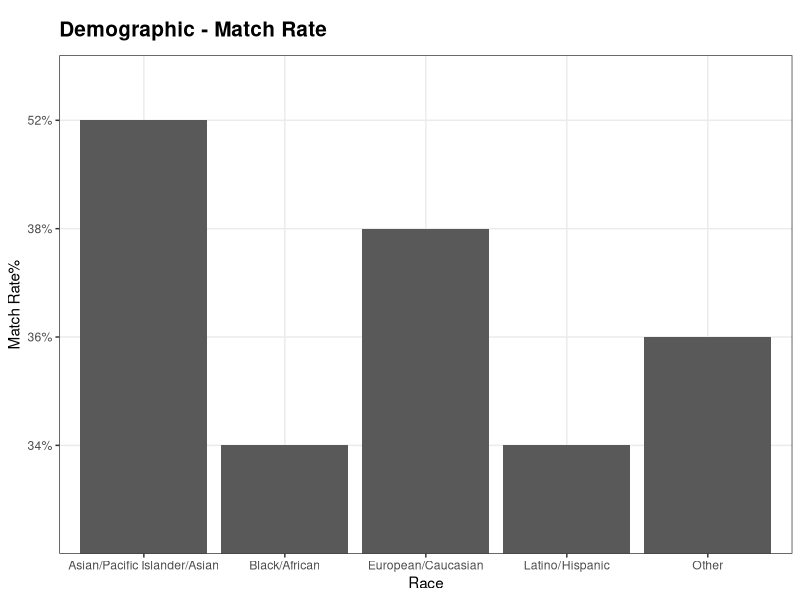
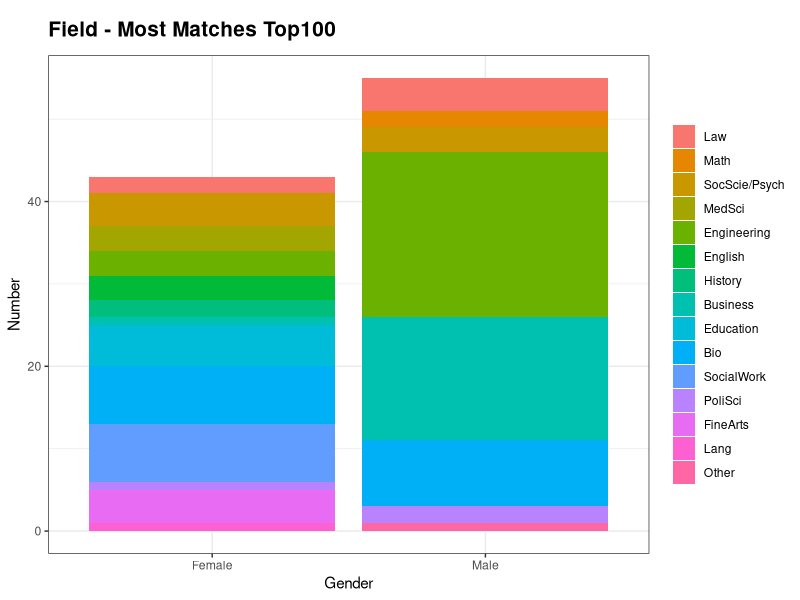
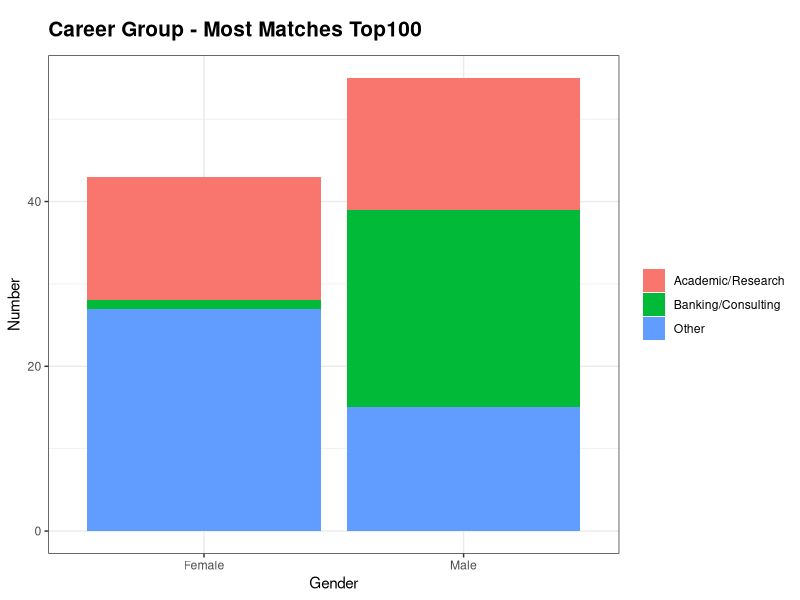
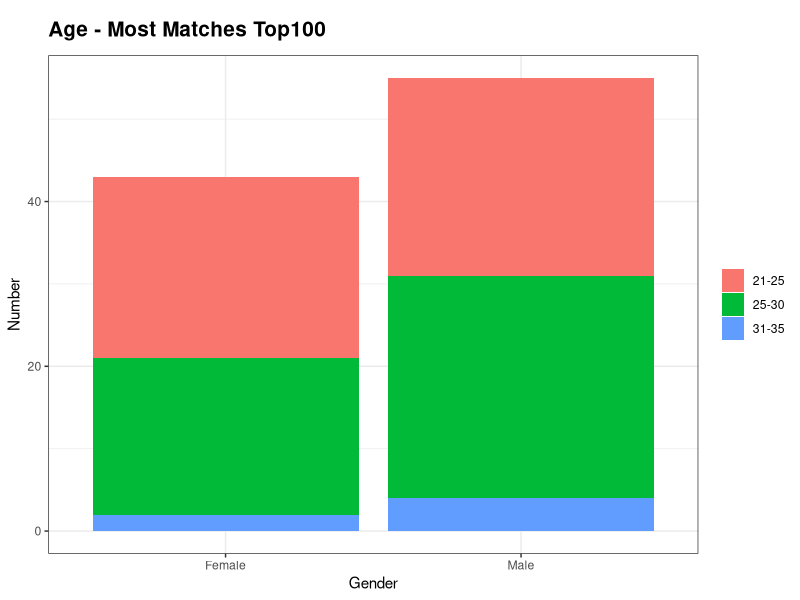
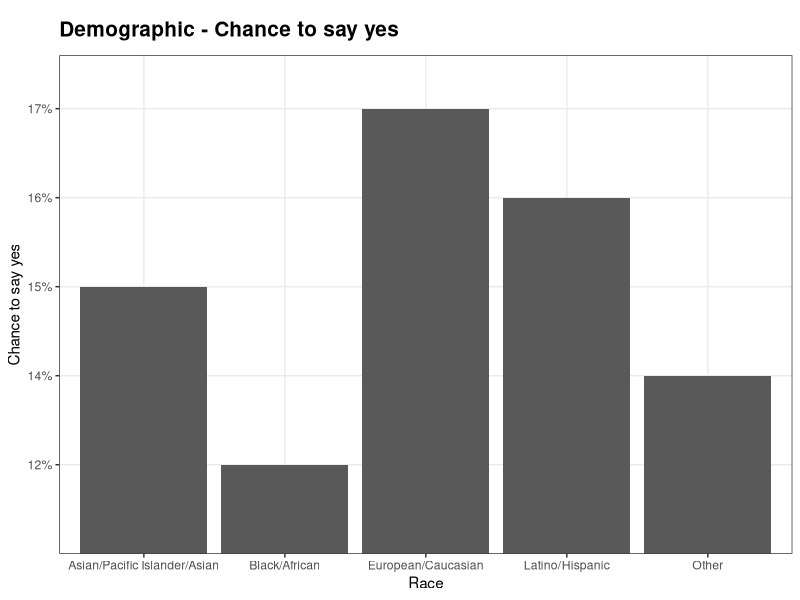
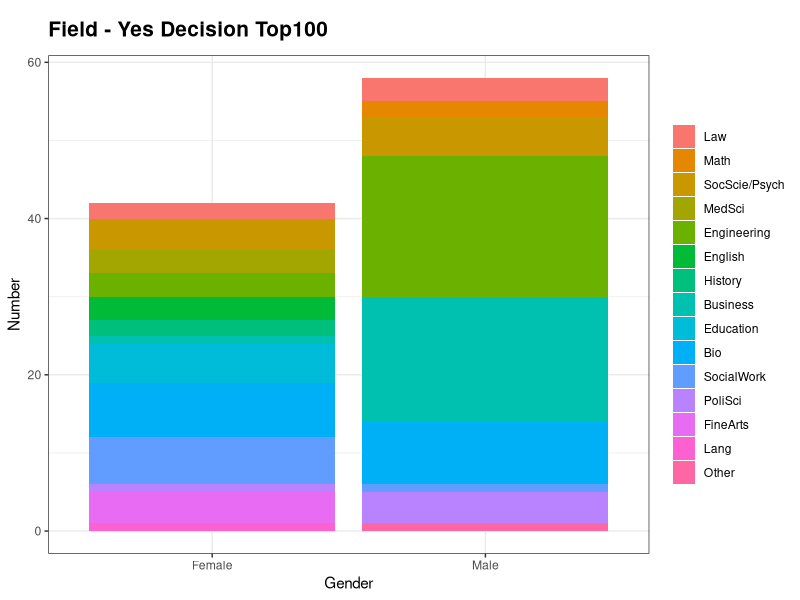
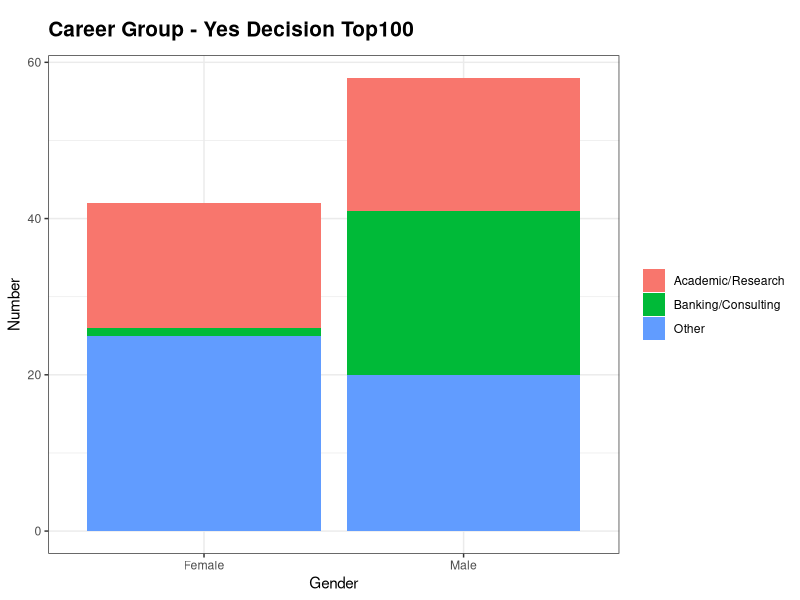
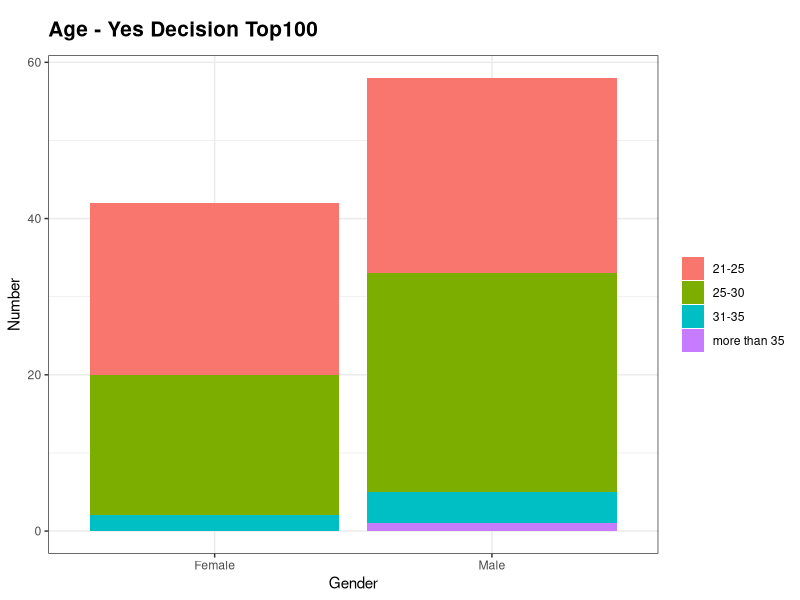

These figures' R source, in order:
## ---- chunk 1
knitr::opts_chunk$set(echo = TRUE)
## ---- chunk 2

speed <- read.csv("Speed Dating Data.csv")
speed$gender <- as.factor(speed$gender)
#speed$match <- as.factor(speed$match)
speed$field_cd <- as.factor(speed$field_cd)
levels(speed$field_cd) <- c("Law","Math","SocScie/Psych", "MedSci", "Engineering", "English", "History", "Business", "Education", "Bio","SocialWork","Undergrad", "PoliSci", "Film","FineArts","Lang","Architecture","Other")
speed$race <- as.factor(speed$race)
speed$date <- as.factor(speed$date)
levels(speed$date) <- c("SVRL/Week","2/Week","1/Week","2/Month", "1/Month", "SVRL/Year", "AlmostNever")
speed$go_out <- as.factor(speed$go_out)
levels(speed$go_out) <- c("SVRL/Week","2/Week","1/Week","2/Month", "1/Month", "SVRL/Year", "AlmostNever")
speed$group <- ifelse(speed$career_c == 2, 1, ifelse(speed$career_c == 7, 2, 3))
speed$group <- as.factor(speed$group)
levels(speed$group) <- c("Academic/Research", "Banking/Consulting", "Other")

speed$career_c <-as.factor(speed$career_c)
levels(speed$career_c) <- c("Lawyer","Academic/Research","Psychologist","DocMed", "Engineer", "Entertainment", "Banking/Consulting", "RealEstate","IntlAffairs","Undecided","SocialWork","SpeechPath","Politics", "ProSports", "Other", "Journalism", "Architecture")
speed$race_o <-as.factor(speed$race_o) 
speed$samerace <- as.factor(speed$samerace)


sd2 <- speed[ , c(
    "iid", 
    "gender", 
    "pid", 
    "match",
    "dec",
    "int_corr", 
    "samerace", 
    "age_o", 
    "race_o",
    "dec_o",
    "age", 
    "field_cd", 
    "race", 
    "imprace", 
    "imprelig", 
    "date", 
    "go_out",
    "sports",
    "tvsports",
    "exercise",
    "dining",
    "museums",
    "art",
    "hiking",
    "gaming",
    "clubbing",
    "reading",
    "tv",
    "theater",
    "movies",
    "concerts",
    "music",
    "shopping",
    "yoga",
    "attr1_1",
    "sinc1_1",
    "intel1_1",
    "fun1_1",
    "amb1_1",
    "shar1_1",
    "attr2_1",
    "sinc2_1",
    "intel2_1",
    "fun2_1",
    "amb2_1",
    "shar2_1",
    "group",
    "wave")]

waveNum <- which(colnames(sd2)=="wave")
sd2 <- subset(sd2, sd2[ , waveNum] > 9 | sd2[ , waveNum] < 6)

sd2 <- sd2[, -45] #Remove wave numbers

sdrandom <- sd2[sample(nrow(sd2), nrow(sd2)),] #Get a random sample since the data is organized by participant

sdclean <- na.omit(sdrandom) #Remove rows with NA values to create a "clean" set

sdclean$gender <- factor(x=sdclean$gender, levels = c(0,1), labels = c("Female","Male"))
sdclean$race <-factor(x=sdclean$race, levels = c(1,2,3,4,5,6), labels = c("Black/African American","European/Caucasian-American","Latino/Hispanic American","Asian/Pacific Islander/Asian-American","Native American","Other"))
sdclean$race_o <- factor(x=sdclean$race_o, levels =c(1,2,3,4,5,6), labels = c("Black/African American","European/Caucasian-American","Latino/Hispanic American","Asian/Pacific Islander/Asian-American","Native American","Other"))
## ---- chunk 3
library(ggplot2)
library (magrittr)
library(dplyr)
library(scales)

match_freq <- aggregate(match ~ pid, function(x) sum(duplicated(x)), data=sdclean)
top_match <- match_freq[with(match_freq, order(-match_freq$match)),][1:100,]

for (i in 1:nrow(sdclean)) {
     if (sdclean$iid[i] %in% top_match$pid)
       {
         sdclean$top[i] <- T
     }
     else {sdclean$top[i] <- F}
 }

top_subset <- subset(sdclean,sdclean$top == T)

# Remove duplicated information of same person
top_subset <- top_subset[!duplicated(top_subset$iid), ]
## ---- chunk 4
BA <- subset(sdclean,sdclean$race == "Black/African American")
BAiid <- length(unique(BA$iid))
BAmatch <- nrow(BA[BA$match == "1",])
BApercent <- percent(BAiid/BAmatch)

EC <- subset(sdclean,sdclean$race == "European/Caucasian-American")
ECiid <- length(unique(EC$iid))
ECmatch <- nrow(EC[EC$match == "1",])
ECpercent <- percent(ECiid/ECmatch)

LH <- subset(sdclean,sdclean$race == "Latino/Hispanic American")
LHiid <- length(unique(LH$iid))
LHmatch <- nrow(LH[LH$match == "1",])
LHpercent <- percent(LHiid/LHmatch)

AP <- subset(sdclean,sdclean$race == "Asian/Pacific Islander/Asian-American")
APiid <- length(unique(AP$iid))
APmatch <- nrow(AP[AP$match == "1",])
APpercent <- percent(APiid/APmatch)

O <- subset(sdclean,sdclean$race == "Other")
Oiid <- length(unique(O$iid))
Omatch <- nrow(O[O$match == "1",])
Opercent <- percent(Oiid/Omatch)

race <- data.frame("Race" = c("Black/African","European/Caucasian","Latino/Hispanic","Asian/Pacific Islander/Asian","Other"), "MatchRate" = c(BApercent,ECpercent,LHpercent,APpercent,Opercent))
  
ggplot(race, aes(x=factor(Race), y= MatchRate )) + 
    geom_bar(stat="identity") + theme_bw() + ggtitle("Demographic - Match Rate") + labs(x="Race",y="Match Rate%")+theme(plot.title = element_text(size=15, face="bold", margin = margin(10, 0, 10, 0)))+theme(legend.title=element_blank())
## ---- chunk 5
top_field <- top_subset %>% group_by(gender, field_cd) %>% summarise(Count = n())

ggplot(top_field, aes(x=factor(gender), y=Count, fill=factor(field_cd))) + 
    geom_bar(stat="identity") + theme_bw() + ggtitle("Field - Most Matches Top100") +theme(plot.title = element_text(size=15, face="bold", 
    margin = margin(10, 0, 10, 0))) +labs(x="Gender", y="Number")+theme(legend.title=element_blank())
## ---- chunk 6
top_group <- top_subset %>% group_by(gender, group) %>% summarise(Count = n())
ggplot(top_group, aes(x=factor(gender), y=Count, fill=factor(group))) + 
    geom_bar(stat="identity") + theme_bw() + ggtitle("Career Group - Most Matches Top100") +theme(plot.title = element_text(size=15, face="bold", 
    margin = margin(10, 0, 10, 0))) +labs(x="Gender", y="Number")+theme(legend.title=element_blank())
## ---- chunk 7
top_subset$range <- ifelse(top_subset$age < 21, "20 or less",
                     ifelse(top_subset$age < 26 & top_subset$age > 20, "21-25",
                            ifelse(top_subset$age < 31 & top_subset$age > 25, "25-30", 
                                   ifelse(top_subset$age < 36 & top_subset$age > 30, "31-35", "more than 35"))))
top_age <- top_subset %>% group_by(gender, range) %>% summarise(Count = n())
ggplot(top_age, aes(x=factor(gender), y=Count, fill=factor(range))) + 
    geom_bar(stat="identity") + theme_bw() + ggtitle("Age - Most Matches Top100") +theme(plot.title = element_text(size=15, face="bold", 
    margin = margin(10, 0, 10, 0))) +labs(x="Gender", y="Number")+theme(legend.title=element_blank())
## ---- chunk 8

yes_freq <- aggregate(dec ~ iid, function(x) sum(duplicated(x)), data=sdclean)
top_yes <- yes_freq[with(yes_freq, order(-yes_freq$dec)),][1:100,]

for (i in 1:nrow(sdclean)) {
     if (sdclean$iid[i] %in% top_yes$iid)
       {
         sdclean$yes[i] <- T
     }
     else {sdclean$yes[i] <- F}
 }

yes_subset <- subset(sdclean,sdclean$yes == T)

# Remove duplicated information of same person
yes_subset <- yes_subset[!duplicated(yes_subset$iid), ]
## ---- chunk 9
BAyes <- percent(BAiid/nrow(BA[BA$dec == "1",]))
ECyes <- percent(ECiid/nrow(EC[EC$dec == "1",]))
LHyes <- percent(LHiid/nrow(LH[LH$dec == "1",]))
APyes <- percent(APiid/nrow(AP[AP$dec == "1",]))
Oyes <- percent(Oiid/nrow(O[O$dec == "1",]))

yes <- data.frame("Race" = c("Black/African","European/Caucasian","Latino/Hispanic","Asian/Pacific Islander/Asian","Other"), "YesRate" = c(BAyes,ECyes,LHyes,APyes,Oyes))
  
ggplot(yes, aes(x=factor(Race), y= YesRate )) + 
    geom_bar(stat="identity") + theme_bw() + ggtitle("Demographic - Chance to say yes") + labs(x="Race",y="Chance to say yes")+theme(plot.title = element_text(size=15, face="bold", margin = margin(10, 0, 10, 0)))+theme(legend.title=element_blank())

## ---- chunk 10
yes_field <- yes_subset %>% group_by(gender, field_cd) %>% summarise(Count = n())
ggplot(yes_field, aes(x=factor(gender), y=Count, fill=factor(field_cd))) + 
    geom_bar(stat="identity") + theme_bw() + ggtitle("Field - Yes Decision Top100") +theme(plot.title = element_text(size=15, face="bold", 
    margin = margin(10, 0, 10, 0))) +labs(x="Gender", y="Number")+theme(legend.title=element_blank())
## ---- chunk 11
yes_group <- yes_subset %>% group_by(gender, group) %>% summarise(Count = n())
ggplot(yes_group, aes(x=factor(gender), y=Count, fill=factor(group))) + 
    geom_bar(stat="identity") + theme_bw() + ggtitle("Career Group - Yes Decision Top100") +theme(plot.title = element_text(size=15, face="bold", 
    margin = margin(10, 0, 10, 0))) +labs(x="Gender", y="Number")+theme(legend.title=element_blank())
## ---- chunk 12
yes_subset$range <- ifelse(yes_subset$age < 21, "20 or less",
                     ifelse(yes_subset$age < 26 & yes_subset$age > 20, "21-25",
                            ifelse(yes_subset$age < 31 & yes_subset$age > 25, "25-30", 
                                   ifelse(yes_subset$age < 36 & yes_subset$age > 30, "31-35", "more than 35"))))
yes_age <- yes_subset %>% group_by(gender, range) %>% summarise(Count = n())
ggplot(yes_age, aes(x=factor(gender), y=Count, fill=factor(range))) + 
    geom_bar(stat="identity") + theme_bw() + ggtitle("Age - Yes Decision Top100") +theme(plot.title = element_text(size=15, face="bold", 
    margin = margin(10, 0, 10, 0))) +labs(x="Gender", y="Number")+theme(legend.title=element_blank())
